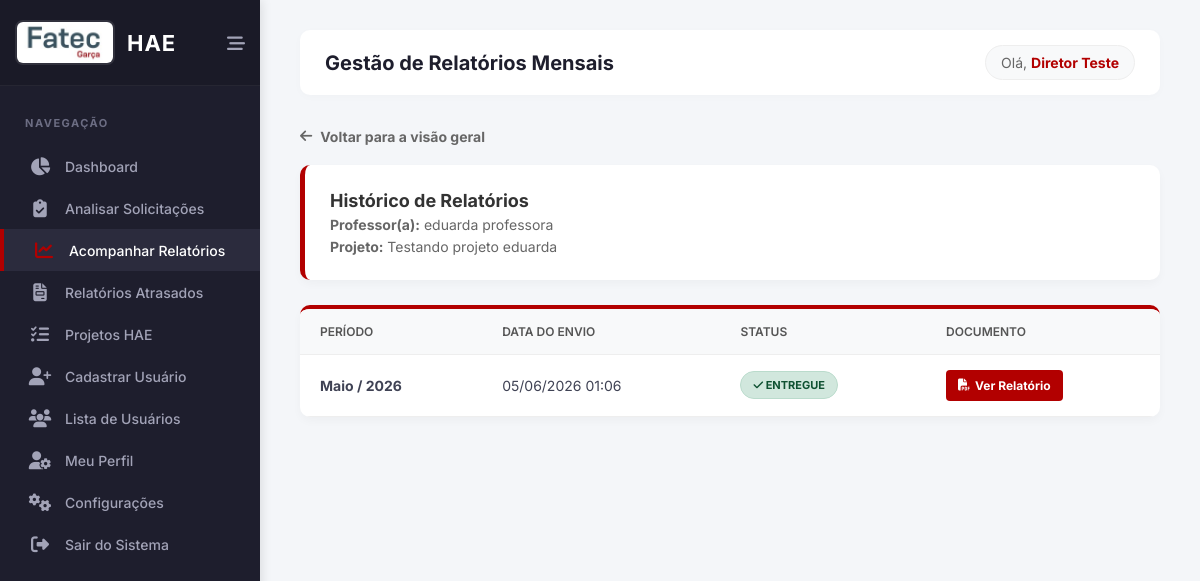
Page /acompanhar_relatorios.php?projeto_id=10 (signed in) on the earlier database version.
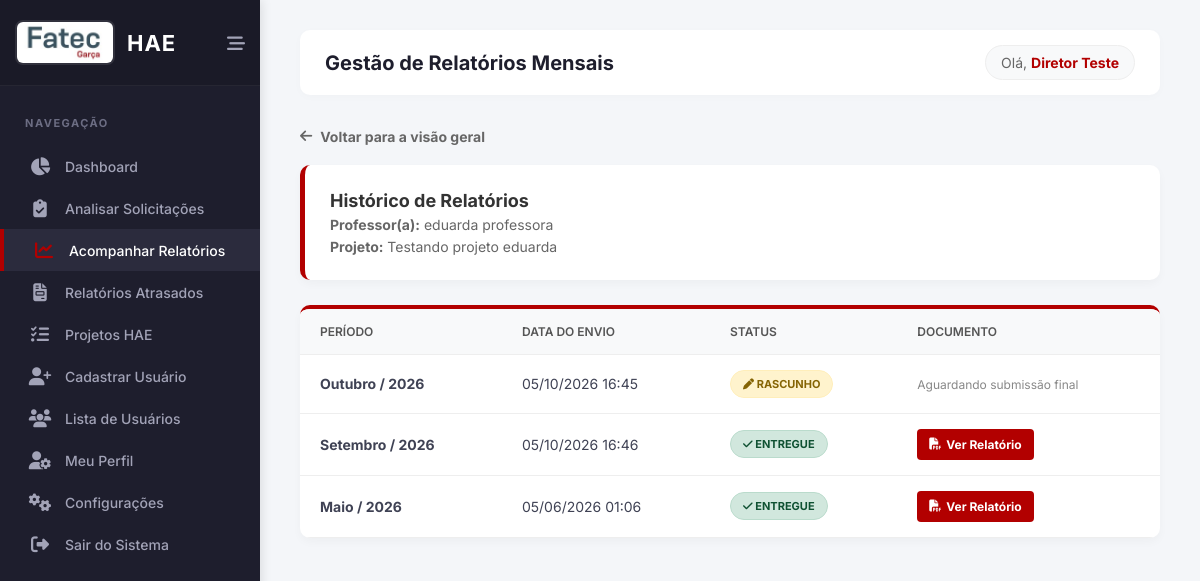
Same page on the later database version.
### tables this page shows
CREATE TABLE `solicitacoes_hae` (
  `id` int(11) NOT NULL,
  `professor_id` int(11) NOT NULL,
  `coordenador_alvo_id` int(11) DEFAULT NULL,
  `coordenador_indicado_id` int(11) DEFAULT NULL,
  `coordenador_id` int(11) DEFAULT NULL,
  `diretor_id` int(11) DEFAULT NULL,
  `parecer_coordenador` text DEFAULT NULL,
  `data_aprovacao_coordenador` date DEFAULT NULL,
  `data_parecer_coordenador` date DEFAULT NULL,
  `semestre` varchar(10) NOT NULL,
  `quantidade_horas` int(11) NOT NULL,
  `horas_aprovadas` int(11) DEFAULT NULL,
  `titulo_projeto` varchar(150) NOT NULL,
  `projeto_anterior` tinyint(1) DEFAULT 0,
  `nome_projeto_anterior` varchar(150) DEFAULT NULL,
  `objetivos_escola` text DEFAULT NULL,
  `horas_aula` int(11) NOT NULL,
  `horas_atividade` int(11) NOT NULL,
  `horas_especificas` int(11) NOT NULL,
  `total_semanal` int(11) NOT NULL,
  `total_mensal` int(11) NOT NULL,
  `categoria` varchar(255) NOT NULL,
  `justificativa` text NOT NULL,
  `objetivo` text NOT NULL,
  `metodologia` text NOT NULL,
  `envolvidos` text NOT NULL,
  `recursos_necessarios` set('Financeiro','Físico','Humano') NOT NULL,
  `detalhamento_recursos` text DEFAULT NULL,
  `cronograma` text NOT NULL,
  `resultados_esperados` text NOT NULL,
  `status_aprovacao` enum('Pendente','Aprovado','Rejeitado','Devolvido') DEFAULT 'Pendente',
  `status_coordenador` varchar(20) DEFAULT 'Pendente',
  `status_diretor` varchar(20) DEFAULT 'Pendente',
  `parecer_diretor` text DEFAULT NULL,
  `data_aprovacao_diretor` date DEFAULT NULL,
  `assinatura_coordenador` varchar(255) DEFAULT NULL,
  `assinatura_diretor` varchar(255) DEFAULT NULL,
  `data_criacao` timestamp NOT NULL DEFAULT current_timestamp(),
  `data_inicio_relatorios` date DEFAULT NULL
);

CREATE TABLE `usuarios` (
  `id` int(11) NOT NULL,
  `nome` varchar(100) NOT NULL,
  `email` varchar(100) NOT NULL,
  `telefone_whatsapp` varchar(20) DEFAULT NULL,
  `funcao` enum('Professor','Coordenador','Diretor') NOT NULL,
  `data_nascimento` date DEFAULT NULL,
  `data_admissao` date DEFAULT NULL,
  `tipo_contrato` enum('Determinado','Indeterminado') DEFAULT NULL,
  `formacao_academica` text DEFAULT NULL,
  `assinatura_path` varchar(255) DEFAULT NULL,
  `senha` varchar(255) NOT NULL,
  `primeiro_acesso` tinyint(1) DEFAULT 1
);

CREATE TABLE `relatorios_hae` (
  `id` int(11) NOT NULL,
  `solicitacao_id` int(11) NOT NULL,
  `mes_referencia` int(11) NOT NULL,
  `ano_referencia` int(11) NOT NULL,
  `acoes_realizadas` text NOT NULL,
  `status` enum('Rascunho','Publicado') DEFAULT 'Rascunho',
  `data_envio` timestamp NOT NULL DEFAULT current_timestamp()
);

### acompanhar_relatorios.php (the view, shortened to what the rows shown need)
<?php
require 'config/conexao.php';
$meses = [1 => 'Janeiro', 2 => 'Fevereiro', 3 => 'Março', 4 => 'Abril', 5 => 'Maio', 6 => 'Junho', 7 => 'Julho', 8 => 'Agosto', 9 => 'Setembro', 10 => 'Outubro', 11 => 'Novembro', 12 => 'Dezembro'];
$visualizando_projeto_id = isset($_GET['projeto_id']) ? (int) $_GET['projeto_id'] : 0;
if ($visualizando_projeto_id > 0) {
    $sql_proj = "SELECT s.*, u.nome AS professor_nome FROM solicitacoes_hae s JOIN usuarios u ON s.professor_id = u.id WHERE s.id = ?";
    $stmt_proj = $pdo->prepare($sql_proj);
    $stmt_proj->execute([$visualizando_projeto_id]);
    $projeto_detalhe = $stmt_proj->fetch(PDO::FETCH_ASSOC);
    $sql_hist = "SELECT * FROM relatorios_hae WHERE solicitacao_id = ? ORDER BY ano_referencia DESC, mes_referencia DESC";
    $stmt_hist = $pdo->prepare($sql_hist);
    $stmt_hist->execute([$visualizando_projeto_id]);
    $historico_relatorios = $stmt_hist->fetchAll(PDO::FETCH_ASSOC);
}
?>
<!DOCTYPE html>
<html lang="pt-BR">
<head>
    <link rel="stylesheet" href="assets/css/painel.css">
    <link rel="stylesheet" href="https://cdnjs.cloudflare.com/ajax/libs/font-awesome/6.4.0/css/all.min.css">
</head>
<body>
    <aside class="sidebar" id="sidebar">
        <div class="sidebar-header">
            <a href="painel.php" class="brand">
                <h2 class="brand-text">HAE</h2>
            </a>
        </div>
    </aside>
    <main class="main-content">
        <header class="header">
            <div class="header-top">
                <h1>Gestão de Relatórios Mensais</h1>
            </div>
        </header>
        <?php if ($visualizando_projeto_id > 0): ?>
                        <a href="acompanhar_relatorios.php" class="btn-voltar"><i class="fa-solid fa-arrow-left"></i> Voltar para a visão geral</a>
                        <div class="page-header">
                            <h2 style="font-size: 18px; color: #333; margin-bottom: 5px;">Histórico de Relatórios</h2>
                            <p style="color: #666; font-size: 14px; margin-bottom: 5px;"><strong>Professor(a):</strong> <?php echo htmlspecialchars($projeto_detalhe['professor_nome']); ?></p>
                            <p style="color: #666; font-size: 14px;"><strong>Projeto:</strong> <?php echo htmlspecialchars($projeto_detalhe['titulo_projeto']); ?></p>
                        </div>
                        <div class="card-table">
                            <div style="overflow-x: auto;">
                                <table>
                                    <thead>
                                        <tr>
                                            <th>Período</th>
                                            <th>Data do Envio</th>
                                            <th>Status</th>
                                            <th>Documento</th>
                                        </tr>
                                    </thead>
                                    <tbody>
                                        <?php if (count($historico_relatorios) > 0): ?>
                                                        <?php foreach ($historico_relatorios as $hist): ?>
                                                                        <tr>
                                                                            <td><strong><?php echo $meses[$hist['mes_referencia']] . ' / ' . $hist['ano_referencia']; ?></strong></td>
                                                                            <td><?php echo date('d/m/Y H:i', strtotime($hist['data_envio'])); ?></td>
                                                                            <td>
                                                                                <?php if ($hist['status'] == 'Publicado'): ?>
                                                                                                <span class="badge badge-entregue"><i class="fa-solid fa-check"></i> Entregue</span>
                                                                                <?php else: ?>
                                                                                                <span class="badge badge-rascunho"><i class="fa-solid fa-pen"></i> Rascunho</span>
                                                                                <?php endif; ?>
                                                                            </td>
                                                                            <td>
                                                                                <?php if ($hist['status'] == 'Publicado'): ?>
                                                                                                <a href="pdf_relatorio.php?id=<?php echo $hist['id']; ?>" target="_blank" class="btn-action btn-pdf">
                                                                                                    <i class="fa-solid fa-file-pdf"></i> Ver Relatório
                                                                                                </a>
                                                                                <?php else: ?>
                                                                                                <span style="color: #888; font-size: 12px;">Aguardando submissão final</span>
                                                                                <?php endif; ?>
                                                                            </td>
                                                                        </tr>
                                                        <?php endforeach; ?>
                                        <?php else: ?>
                                                        <tr><td colspan="4" style="text-align:center; padding: 30px; color: #888;">O professor ainda não iniciou nenhum relatório.</td></tr>
                                        <?php endif; ?>
                                    </tbody>
                                </table>
                            </div>
                        </div>
        <?php endif; ?>
    </main>
</body>
</html>

Differences in the rows shown:
added relatorios_hae: mes_referencia "Outubro", ano_referencia "2026", data_envio "05/10/2026 16:45", status "Rascunho" (drawn)
added relatorios_hae: mes_referencia "Setembro", ano_referencia "2026", data_envio "05/10/2026 16:46", status "Publicado" (drawn)
